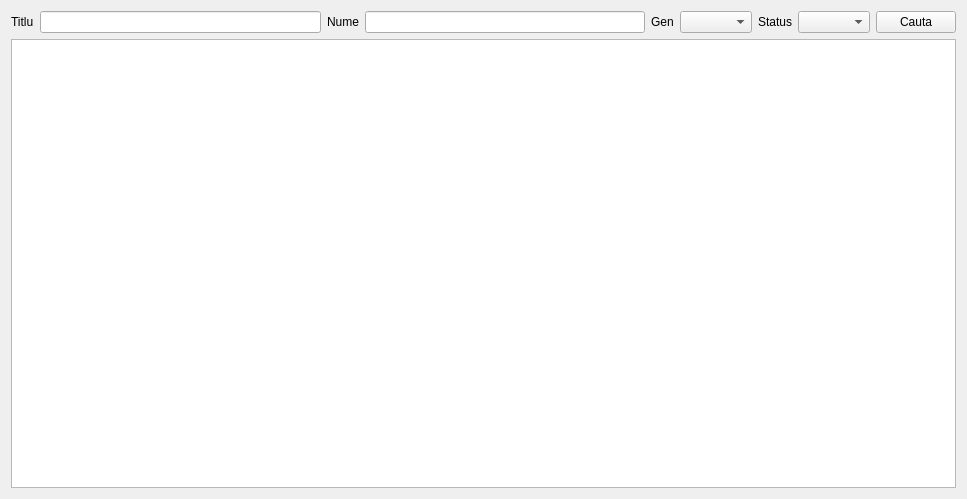
<?xml version="1.0" encoding="UTF-8"?>
<ui version="4.0">
 <class>Form</class>
 <widget class="QWidget" name="Form">
  <property name="enabled">
   <bool>true</bool>
  </property>
  <property name="geometry">
   <rect>
    <x>0</x>
    <y>0</y>
    <width>967</width>
    <height>499</height>
   </rect>
  </property>
  <property name="windowTitle">
   <string>Form</string>
  </property>
  <layout class="QVBoxLayout" name="verticalLayout">
   <item>
    <layout class="QHBoxLayout" name="menu_layout">
     <item>
      <widget class="QLabel" name="title_label">
       <property name="text">
        <string>Titlu</string>
       </property>
      </widget>
     </item>
     <item>
      <widget class="QLineEdit" name="title_box"/>
     </item>
     <item>
      <widget class="QLabel" name="name_label">
       <property name="text">
        <string>Nume</string>
       </property>
      </widget>
     </item>
     <item>
      <widget class="QLineEdit" name="name_box"/>
     </item>
     <item>
      <widget class="QLabel" name="genre_label">
       <property name="text">
        <string>Gen</string>
       </property>
      </widget>
     </item>
     <item>
      <widget class="QComboBox" name="genre_combobox"/>
     </item>
     <item>
      <widget class="QLabel" name="status_label">
       <property name="text">
        <string>Status</string>
       </property>
      </widget>
     </item>
     <item>
      <widget class="QComboBox" name="status_combobox"/>
     </item>
     <item>
      <widget class="QPushButton" name="search_button">
       <property name="text">
        <string>Cauta</string>
       </property>
      </widget>
     </item>
    </layout>
   </item>
   <item>
    <widget class="QTableWidget" name="table">
     <property name="editTriggers">
      <set>QAbstractItemView::DoubleClicked</set>
     </property>
     <property name="tabKeyNavigation">
      <bool>false</bool>
     </property>
     <property name="horizontalScrollMode">
      <enum>QAbstractItemView::ScrollPerPixel</enum>
     </property>
     <property name="gridStyle">
      <enum>Qt::SolidLine</enum>
     </property>
     <attribute name="horizontalHeaderCascadingSectionResizes">
      <bool>false</bool>
     </attribute>
     <attribute name="horizontalHeaderStretchLastSection">
      <bool>true</bool>
     </attribute>
    </widget>
   </item>
  </layout>
 </widget>
 <resources/>
 <connections/>
</ui>
